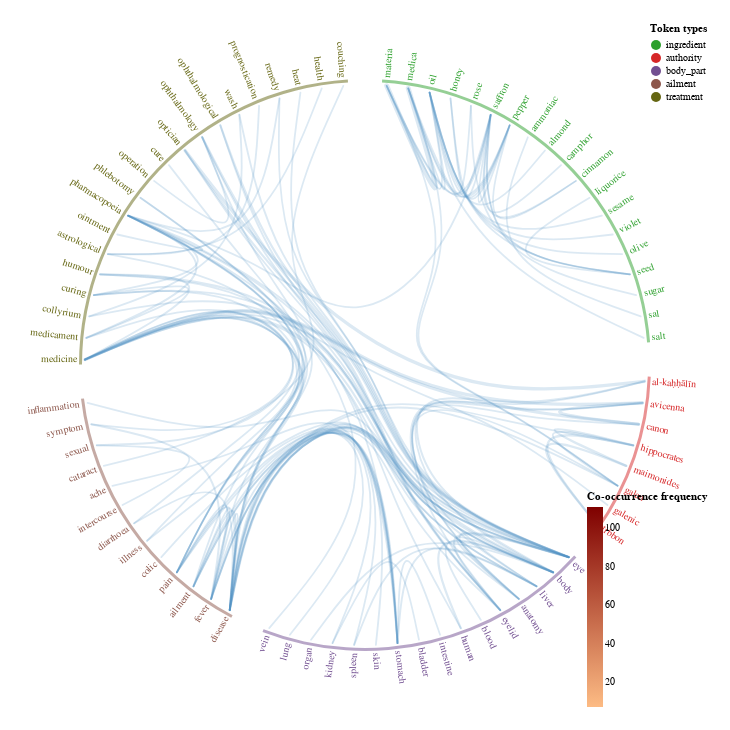

Notebook cell for this chart:
### Code cell
alt.vega.v3.vega(vega_radial_co_occurance_json)
